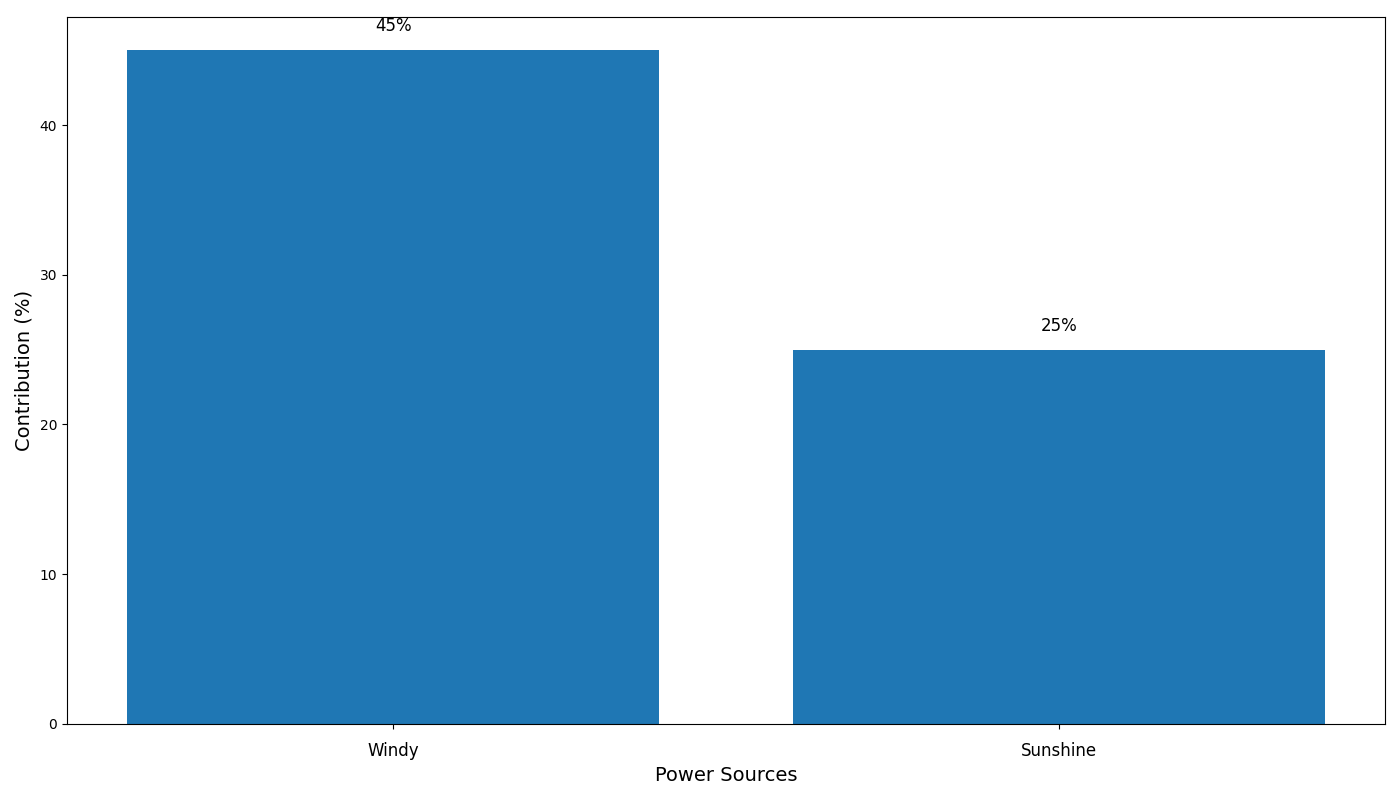

The script that drew this image:
import matplotlib.pyplot as plt
import numpy as np

energy_sources = ['Windy', 'Sunshine']
energy_contribution = np.array([45, 25])

color = '#1f77b4'

fig, ax = plt.subplots(figsize=(14, 8))

bars = ax.bar(energy_sources, energy_contribution, color=color)

ax.set_xlabel('Power Sources', fontsize=14)
ax.set_ylabel('Contribution (%)', fontsize=14)

for bar, contribution in zip(bars, energy_contribution):
    height = bar.get_height()
    ax.text(bar.get_x() + bar.get_width() / 2, height + 1, f'{height}%', va='bottom', ha='center', fontsize=12, color='black')

ax.set_xticks(np.arange(len(energy_sources)))
ax.set_xticklabels(energy_sources, fontsize=12)
ax.tick_params(axis='x', which='major', pad=10)

plt.tight_layout()

plt.show()
